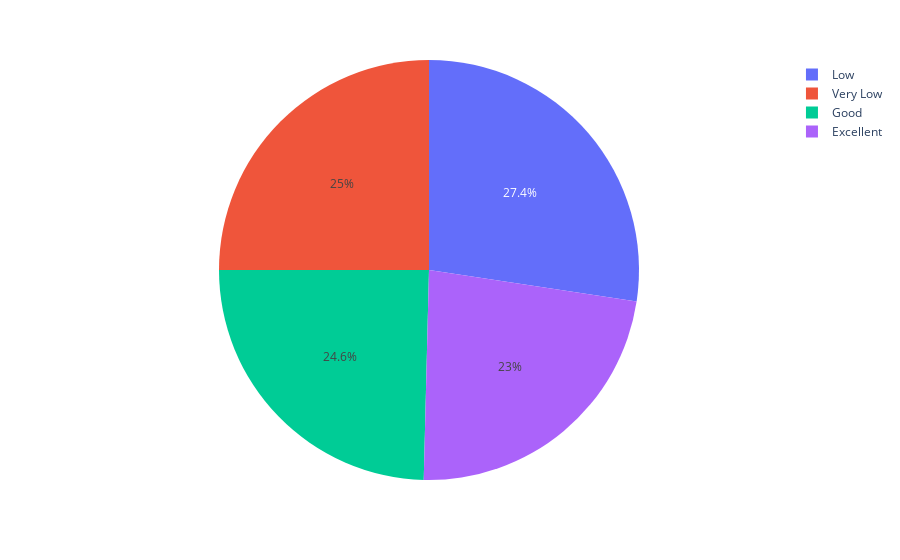

The code cell stored with this chart in its notebook:
### Code cell
import plotly.express as px

# Assuming df is your DataFrame and 'Segment' is a column in it
seg_counts = df['Segment'].value_counts()

fig_pie = px.pie(seg_counts, values=seg_counts.values, names=seg_counts.index)
fig_pie.show()

### Figure 1 — Plotly figure (JSON) as saved in the notebook; plotly's stock layout.template omitted (floating-point values rounded to 4 significant figures)
{"data": [{"domain": {"x": [0, 1], "y": [0, 1]}, "hovertemplate": "Segment=%{label}<br>value=%{value}<extra></extra>", "labels": ["Low", "Very Low", "Good", "Excellent"], "legendgroup": "", "name": "", "showlegend": true, "type": "pie", "values": [274, 250, 246, 230]}], "layout": {"autosize": true, "legend": {"tracegroupgap": 0}, "margin": {"t": 60}}}
